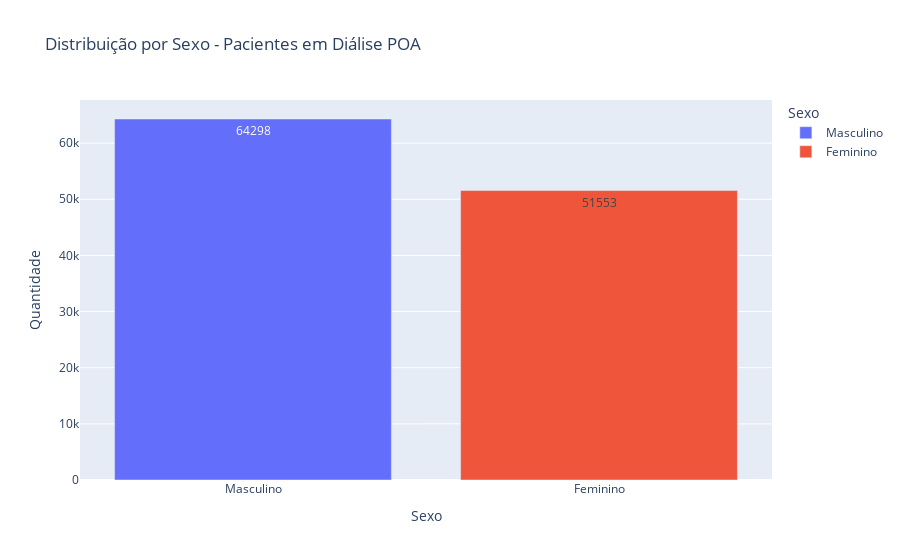

Write notebook code for a chart like this one.
### Code cell
# 📊 Distribuição por sexo
sexo_counts = df_poa['sexo_label'].value_counts().reset_index()
sexo_counts.columns = ['Sexo', 'Quantidade']

fig = px.bar(
    sexo_counts,
    x='Sexo',
    y='Quantidade',
    color='Sexo',
    text='Quantidade',
    title='Distribuição por Sexo - Pacientes em Diálise POA'
)
fig.show()

### Figure 1 — Plotly figure (JSON) as saved in the notebook; plotly's stock layout.template omitted (floating-point values rounded to 4 significant figures)
{"data": [{"hovertemplate": "Sexo=%{x}<br>Quantidade=%{text}<extra></extra>", "legendgroup": "Masculino", "marker": {"color": "#636efa", "pattern": {"shape": ""}}, "name": "Masculino", "orientation": "v", "showlegend": true, "text": [64300.0], "textposition": "auto", "type": "bar", "x": ["Masculino"], "xaxis": "x", "y": [64298], "yaxis": "y"}, {"hovertemplate": "Sexo=%{x}<br>Quantidade=%{text}<extra></extra>", "legendgroup": "Feminino", "marker": {"color": "#EF553B", "pattern": {"shape": ""}}, "name": "Feminino", "orientation": "v", "showlegend": true, "text": [51550.0], "textposition": "auto", "type": "bar", "x": ["Feminino"], "xaxis": "x", "y": [51553], "yaxis": "y"}], "layout": {"barmode": "relative", "legend": {"title": {"text": "Sexo"}, "tracegroupgap": 0}, "title": {"text": "Distribuição por Sexo - Pacientes em Diálise POA"}, "xaxis": {"anchor": "y", "categoryarray": ["Masculino", "Feminino"], "categoryorder": "array", "domain": [0, 1], "title": {"text": "Sexo"}}, "yaxis": {"anchor": "x", "domain": [0, 1], "title": {"text": "Quantidade"}}}}
